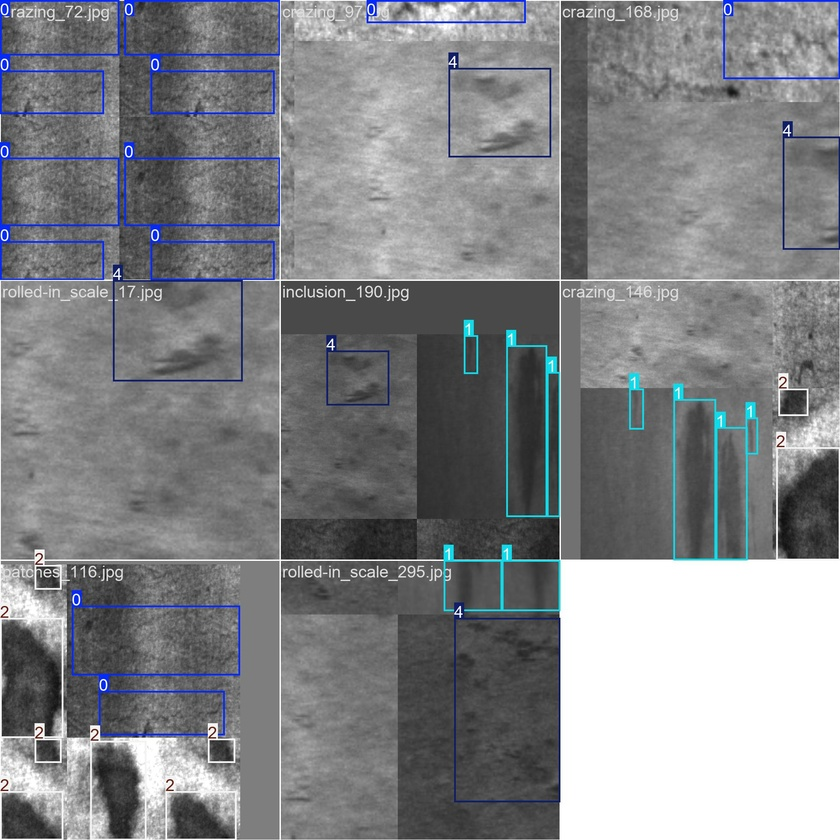
#> input picture runs_v3/M1_matched_seed0/train_batch0.jpg, 840 x 840 px, shrunk from 1920 x 1920 before the run
$ python illumination.py --src ../runs_v3/M1_matched_seed0 --dst out
#> lines starting #> are read from the running program, lines starting #| are printed output that depends on the picture
#> in preprocess_dataset, img is the input picture: shape (840, 840, 3); mean B, G, R 134.6, 131.6, 129.8
"""CLAHE + bilateral filter preprocessing for IAMA-Net.

Applies contrast-limited adaptive histogram equalization on the L-channel
of LAB color space, followed by an edge-preserving bilateral filter.
Goal: boost local contrast on faint/low-contrast defects (crazing, silk spots)
without amplifying noise or blurring crack/pit edges.
"""

import cv2
import numpy as np
from pathlib import Path
from typing import Optional, Tuple


def illumination_normalize(
    img: np.ndarray,
    clip_limit: float = 2.0,
    tile_grid: Tuple[int, int] = (8, 8),
    d: int = 5,
    sigma_color: float = 50.0,
    sigma_space: float = 50.0,
) -> np.ndarray:
    """Apply CLAHE on L-channel of LAB space, then bilateral filter.

    Args:
        img: Input BGR image (uint8).
        clip_limit: CLAHE clip limit for contrast limiting.
        tile_grid: CLAHE tile grid size (rows, cols).
        d: Bilateral filter diameter.
        sigma_color: Bilateral filter sigma in color space.
        sigma_space: Bilateral filter sigma in coordinate space.

    Returns:
        Preprocessed BGR image (uint8).
    """
#> called with clip_limit = 2, tile_grid = (8, 8), d = 9, sigma_color = 75, sigma_space = 75
    lab = cv2.cvtColor(img, cv2.COLOR_BGR2LAB)
#> lab: shape (840, 840, 3); mean of channels 0, 1, 2 138.3, 128.4, 126.2
    l_ch, a_ch, b_ch = cv2.split(lab)
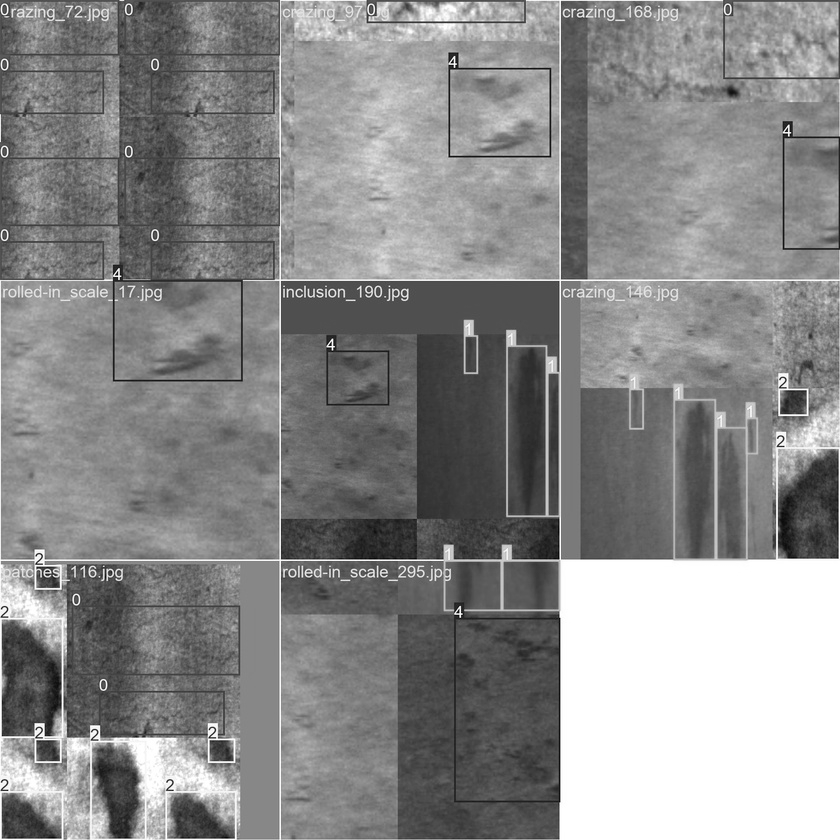
#> l_ch: shape (840, 840); min 5, max 255, mean 138.3
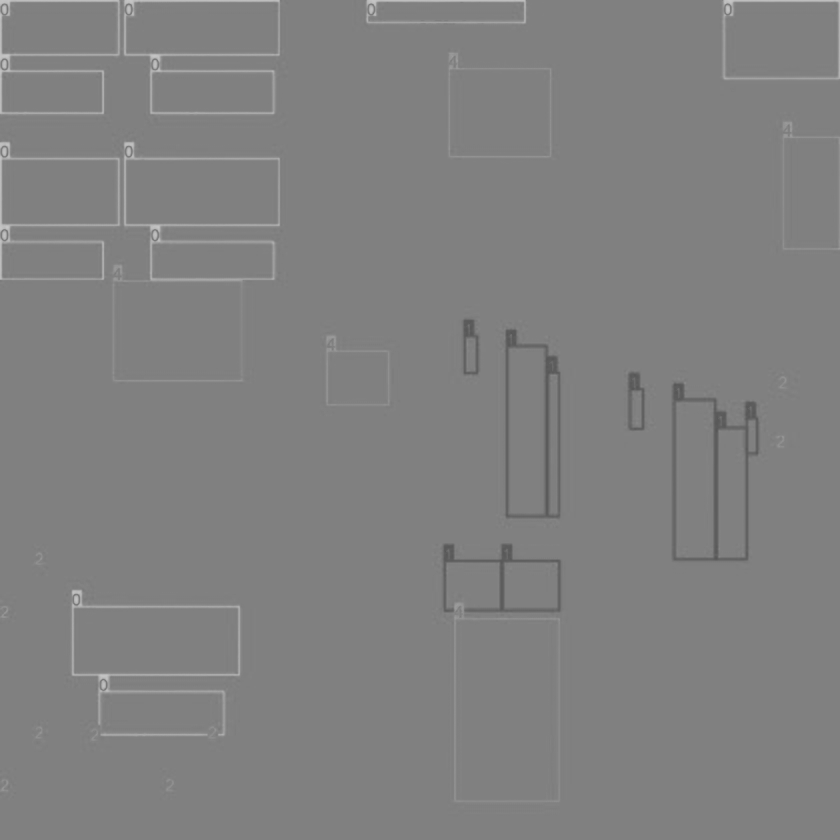
#> a_ch: shape (840, 840); min 87, max 198, mean 128.4
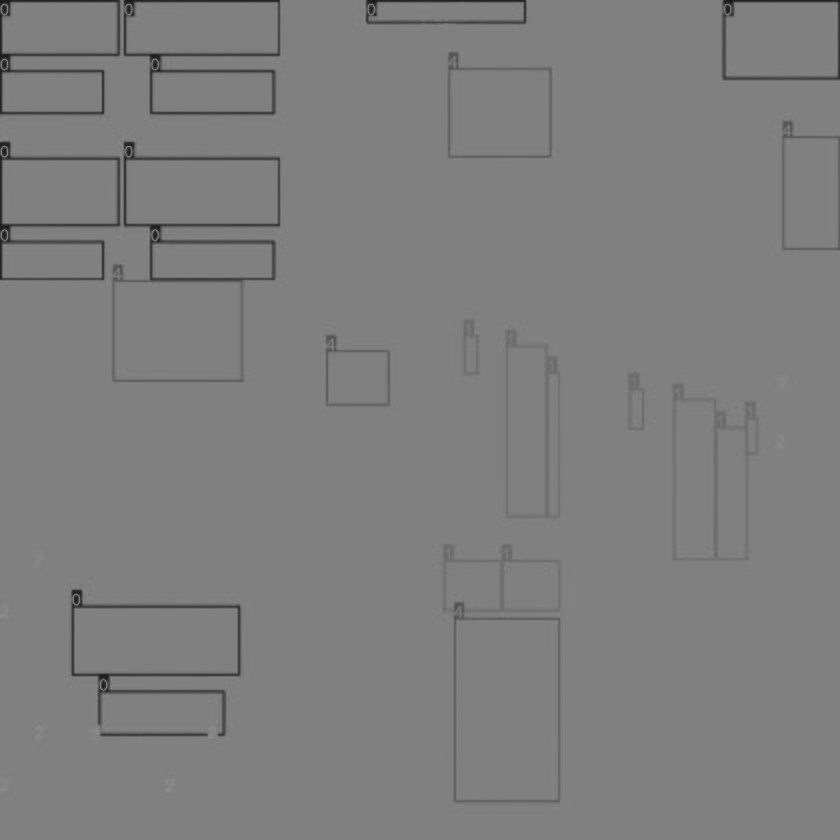
#> b_ch: shape (840, 840); min 26, max 142, mean 126.2
    clahe = cv2.createCLAHE(clipLimit=clip_limit, tileGridSize=tile_grid)
    l_ch = clahe.apply(l_ch)
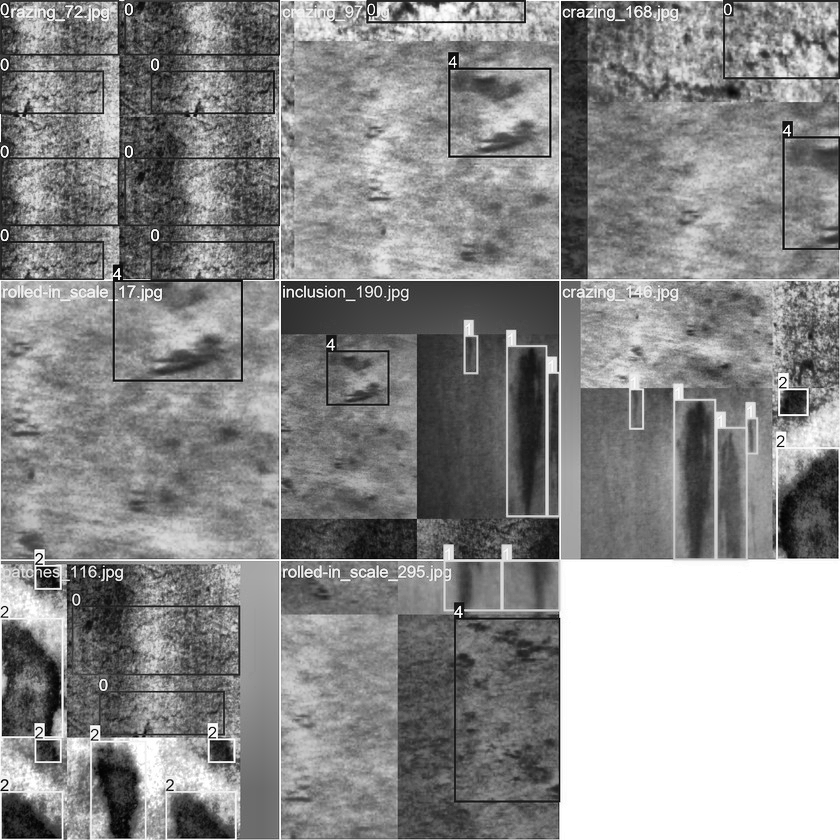
#> l_ch: shape (840, 840); min 0, max 255, mean 139.3
    img_clahe = cv2.cvtColor(cv2.merge((l_ch, a_ch, b_ch)), cv2.COLOR_LAB2BGR)
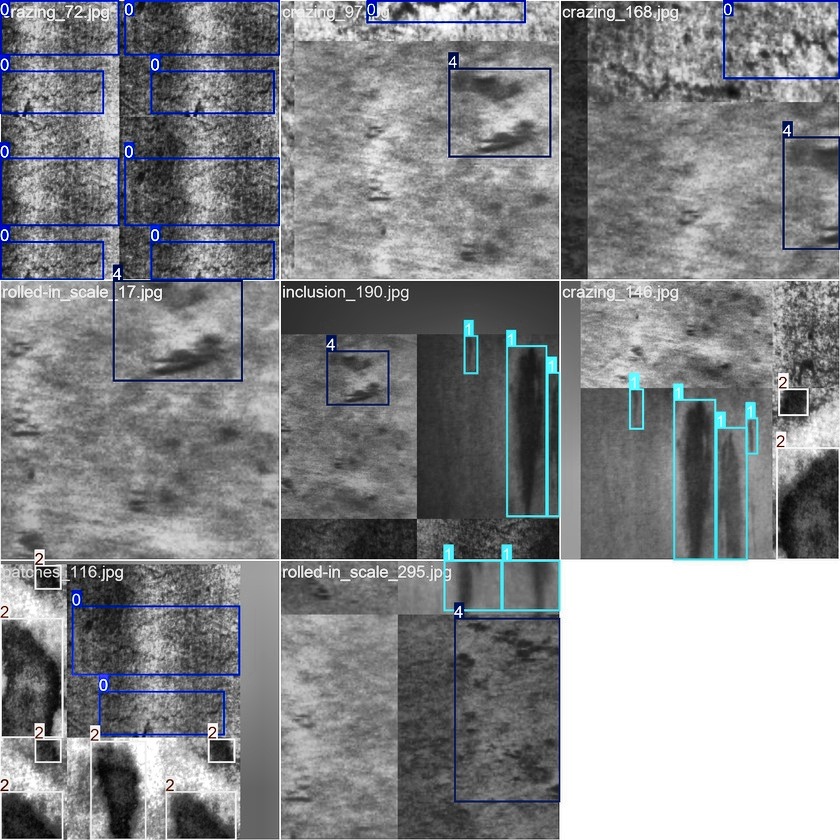
#> img_clahe: shape (840, 840, 3); mean B, G, R 136, 133.2, 131.4
    return cv2.bilateralFilter(img_clahe, d, sigma_color, sigma_space)


def preprocess_dataset(
    src_dir: Path,
    dst_dir: Path,
    clip_limit: float = 2.0,
    tile_grid: Tuple[int, int] = (8, 8),
    d: int = 5,
    sigma_color: float = 50.0,
    sigma_space: float = 50.0,
) -> int:
    """Apply illumination normalization to all images in src_dir, save to dst_dir.

    Preserves subdirectory structure. Copies label files (.txt) unchanged.

    Args:
        src_dir: Source directory containing images.
        dst_dir: Destination directory for preprocessed images.
        clip_limit: CLAHE clip limit.
        tile_grid: CLAHE tile grid size.
        d: Bilateral filter diameter.
        sigma_color: Bilateral filter sigma in color space.
        sigma_space: Bilateral filter sigma in coordinate space.

    Returns:
        Number of images processed.
    """
    import shutil

    dst_dir.mkdir(parents=True, exist_ok=True)
    count = 0
    image_extensions = {".jpg", ".jpeg", ".png", ".bmp"}

    for src_path in sorted(src_dir.rglob("*")):
        rel_path = src_path.relative_to(src_dir)
        dst_path = dst_dir / rel_path

        if src_path.is_dir():
            dst_path.mkdir(parents=True, exist_ok=True)
            continue

        if src_path.suffix.lower() in image_extensions:
            img = cv2.imread(str(src_path))
            if img is None:
                print(f"Warning: Could not read {src_path}, skipping.")
                continue
            processed = illumination_normalize(
                img, clip_limit, tile_grid, d, sigma_color, sigma_space
            )
            dst_path.parent.mkdir(parents=True, exist_ok=True)
            cv2.imwrite(str(dst_path), processed)
            count += 1
        else:
            # Copy non-image files (labels, etc.) as-is
            dst_path.parent.mkdir(parents=True, exist_ok=True)
            shutil.copy2(str(src_path), str(dst_path))
#> pass 2 of the loop in preprocess_dataset, `for src_path in sorted(src_dir.rglob("*")):`:
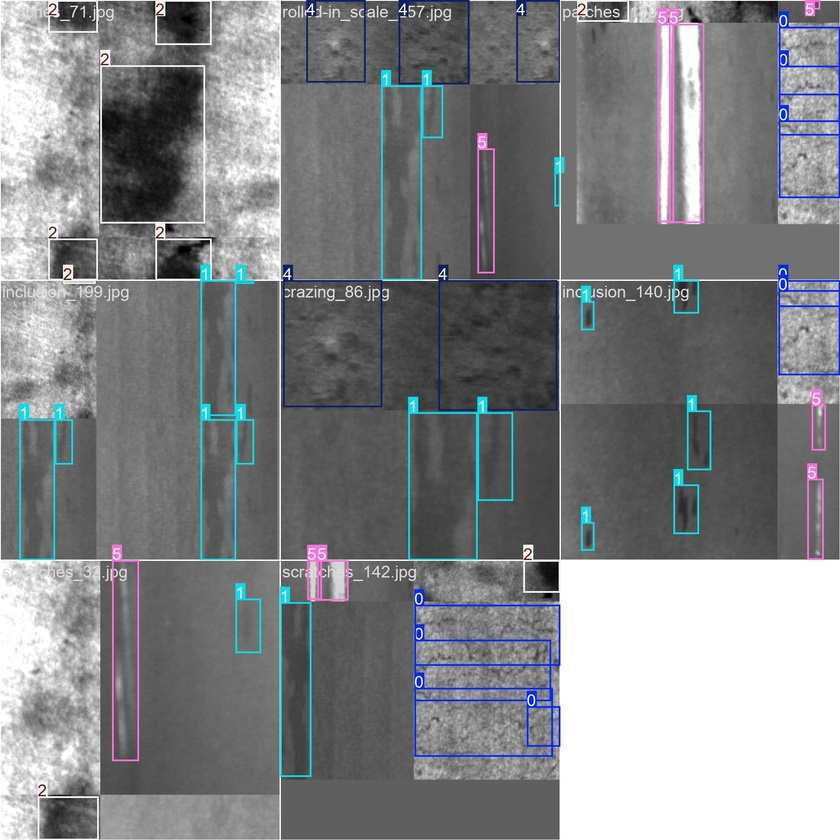
#> input picture runs_v3/M1_matched_seed0/train_batch1.jpg, 840 x 840 px, shrunk from 1920 x 1920 before the run
#> in preprocess_dataset, img is the input picture: shape (840, 840, 3); mean B, G, R 134.3, 131.5, 129.6
#> lab: shape (840, 840, 3); mean of channels 0, 1, 2 138, 128.3, 126.4
#> in illumination_normalize (call 2), `l_ch, a_ch, b_ch = cv2.split(lab)`:
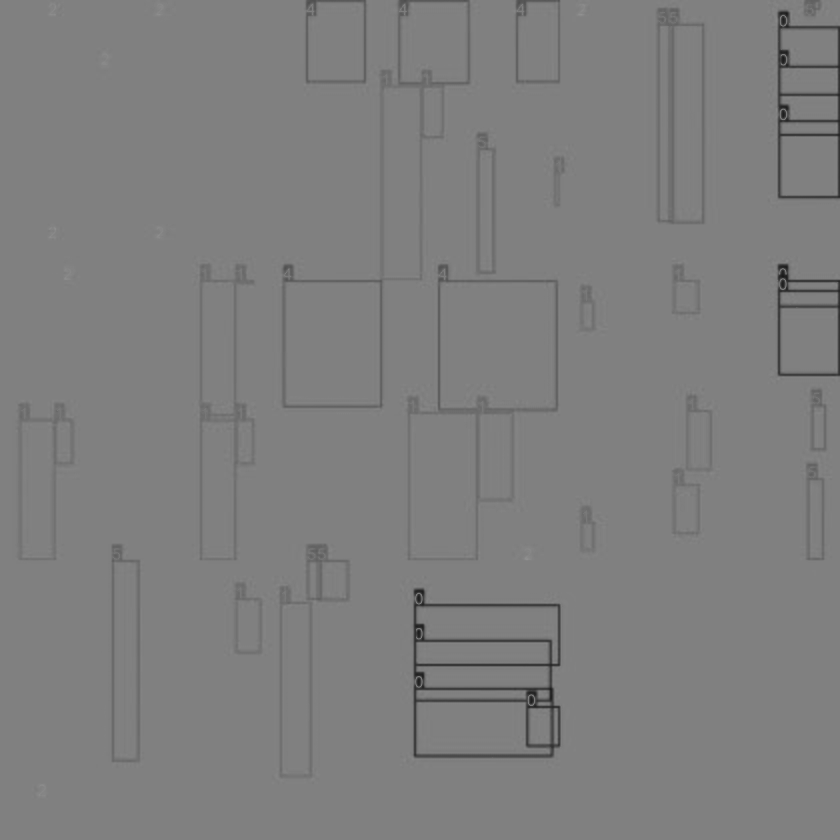
#> b_ch: shape (840, 840); min 26, max 145, mean 126.4
#> in illumination_normalize (call 2), `img_clahe = cv2.cvtColor(cv2.merge((l_ch, a_ch, b_ch)), cv2.COLOR_LAB2..`:
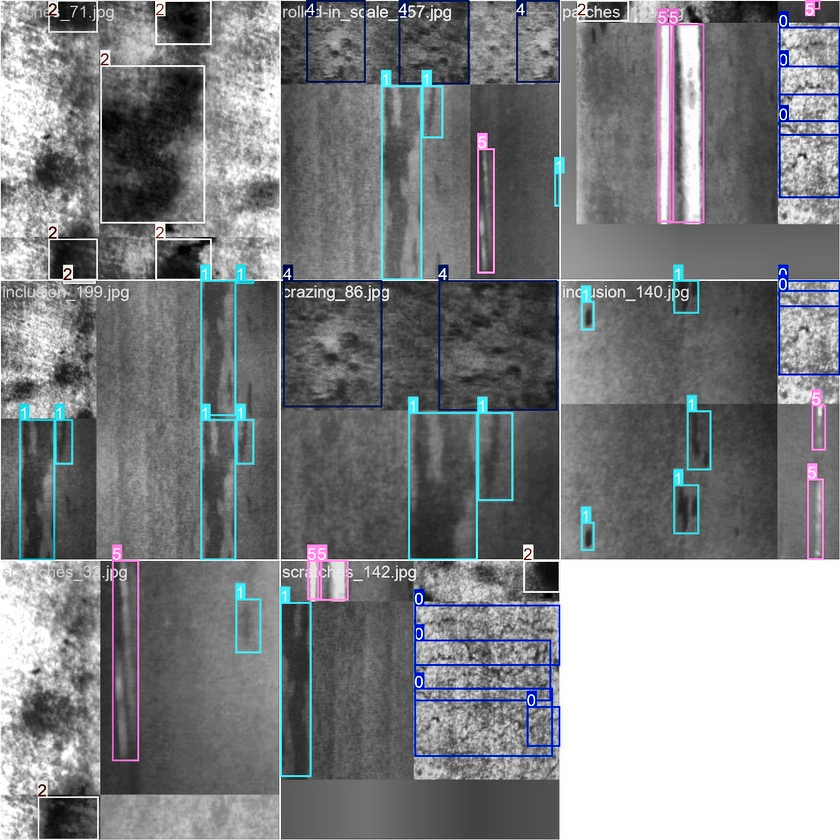
#> img_clahe: shape (840, 840, 3); mean B, G, R 131.3, 128.7, 126.8

    return count


if __name__ == "__main__":
    import argparse

    parser = argparse.ArgumentParser(description="Preprocess dataset with CLAHE + bilateral filter")
    parser.add_argument("--src", type=str, required=True, help="Source dataset directory")
    parser.add_argument("--dst", type=str, required=True, help="Destination directory")
    parser.add_argument("--clip-limit", type=float, default=2.0)
    parser.add_argument("--d", type=int, default=9)
    parser.add_argument("--sigma-color", type=float, default=75.0)
    parser.add_argument("--sigma-space", type=float, default=75.0)
    args = parser.parse_args()

    n = preprocess_dataset(
        Path(args.src), Path(args.dst),
        clip_limit=args.clip_limit, d=args.d,
        sigma_color=args.sigma_color, sigma_space=args.sigma_space,
    )
    print(f"Preprocessed {n} images: {args.src} -> {args.dst}")
